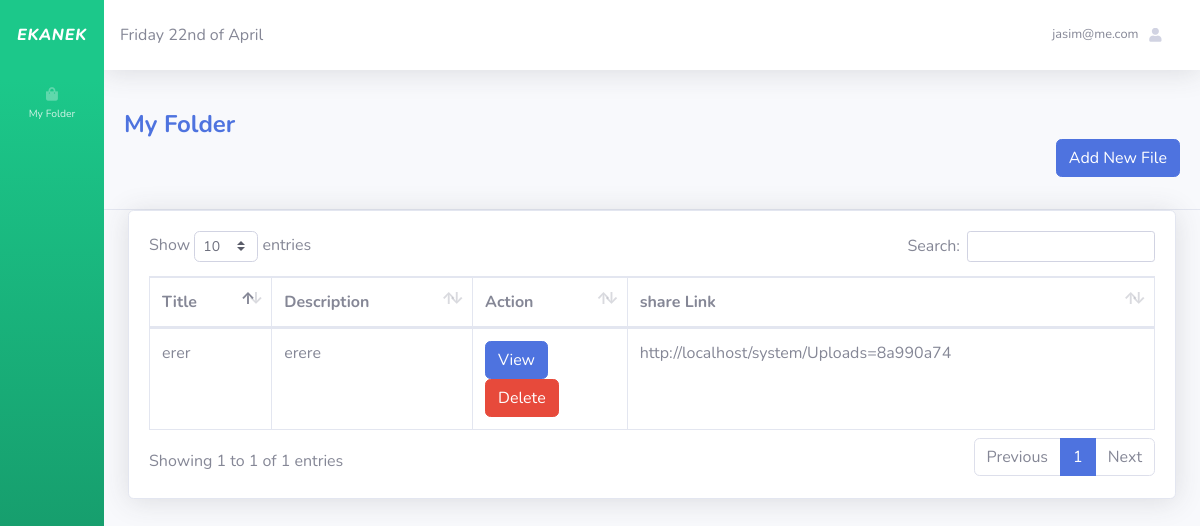
Before: /index.php (signed in) with the older database file.
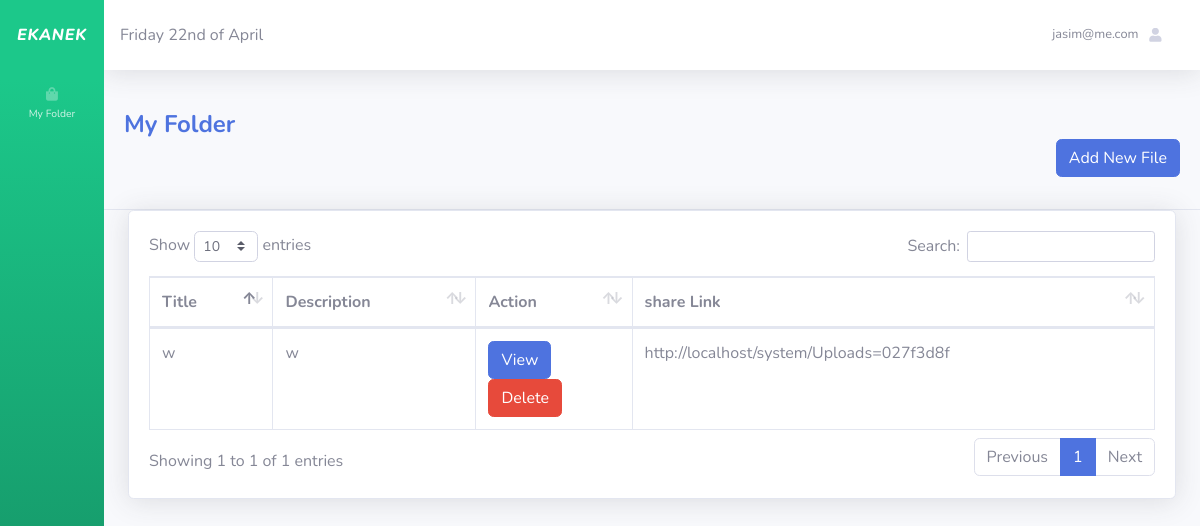
After: the same page with the newer database file.
### tables this page shows
CREATE TABLE `files` (
  `id` int(11) NOT NULL,
  `title` varchar(225) NOT NULL,
  `description` varchar(225) NOT NULL,
  `filename` varchar(225) NOT NULL,
  `created_by` varchar(225) NOT NULL
);

### index.php (the view, shortened to what this page needs)
<?php
include('security.php');
  include_once('includes/header.php');
  include_once('includes/navbar.php');
?>
 <div class="card-header py-3">
<h4 class="m-0 font-weight-bold text-primary">My Folder</h4>
    <h6 class="m-0 font-weight-bold text-primary">
           <p align="right"> <button  type="button" class="btn btn-primary" data-toggle="modal" data-target="#addfile">
              Add New File
            </button> </p>
    </h6>
  </div>
<div class="container-fluid">
<div class="card shadow mb-4">
  <div class="card-body">
    <div class="table-responsive">
      <?php
      $username = $_SESSION['username'];
      $query = "SELECT * FROM files where created_by = '$username'";
      $query_run = mysqli_query($connection, $query);
      ?>
      <table class="table table-bordered" id="dataTable" width="100%" cellspacing="0">
        <thead>
          <tr>
          <th> Title </th>
            <th> Description   </th>
            <th>Action</th>
            <th>share Link</th>
          </tr>
        </thead>
        <tbody>
        <?php
        if(mysqli_num_rows($query_run) > 0)
        {
          while($row = mysqli_fetch_assoc($query_run))
          {
           ?>
          <tr>
            <td> <?php echo $row['title'];  ?> </td>
            <td> <?php echo $row['description'];  ?> </td>
            <td><a class="btn btn-primary" href="Uploads/<?php echo $row['filename']; ?>"  target="_blank" role="button">View</a>
            <form action="code.php" method="post">
                  <button type="submit" name="deletefile_btn" class="btn btn-danger"> Delete</button>
                </form>
            </td>
              <?php
                $base_url = "http://localhost/system/Uploads";
                $url=$base_url . $row['filename'];
                $short_url=substr(md5($url.mt_rand()),0,8);
              ?>
            <td> <?php echo $base_url."=". $short_url; ?>
                 </td>
          </tr>
          <?php
          }
        }
        else {
          echo "No Record Found";
        }
        ?>
        </tbody>
      </table>
    </div>
  </div>
</div>
</div>
<?php
include('includes/scripts.php');
?>

### includes/header.php (shortened to what this page needs)
<!DOCTYPE html>
<html lang="en">
<head>
  <link href="vendor/fontawesome-free/css/all.min.css" rel="stylesheet" type="text/css">
  <link href="css/sb-admin-2.min.css" rel="stylesheet">
</head>
<body id="page-top">
  <div id="wrapper">

### includes/navbar.php (shortened to what this page needs)
 <ul class="navbar-nav bg-gradient-success toggled sidebar sidebar-dark accordion" id="accordionSidebar">
<a class="sidebar-brand d-flex align-items-center justify-content-center" href="">
  <div >
    <i >EkAnek </i>
  </div>
</a>
<li class="nav-item">
  <a class="nav-link" href="index.php">
  <i class="fas fa-shopping-bag"></i>
                    <span>My Folder</span></a>
</li>
</ul>
    <div id="content-wrapper" class="d-flex flex-column">
      <div id="content">
        <nav class="navbar navbar-expand navbar-light bg-white topbar mb-4 static-top shadow">
            <?php  echo date("l jS \of F ") . "<br>";
                  ?>
          <ul class="navbar-nav ml-auto">
            <li class="nav-item dropdown no-arrow d-sm-none">
              <div class="dropdown-menu dropdown-menu-right p-3 shadow animated--grow-in" aria-labelledby="searchDropdown">
            <li class="nav-item dropdown no-arrow">
              <a class="nav-link dropdown-toggle" href="#" id="userDropdown" role="button" data-toggle="dropdown" aria-haspopup="true" aria-expanded="false">
                <span class="mr-2 d-none d-lg-inline text-gray-600 small">
               <?php echo $_SESSION['username'];?>
                </span >
                 <img class="fas fa-user fa-sm fa-fw mr-2 text-gray-400" src="">
              </a>
            </li>
          </ul>
        </nav>

### includes/scripts.php (shortened to what this page needs)
<link href="vendor/datatables/dataTables.bootstrap4.min.css" rel="stylesheet">

Changed rows visible on the page:
removed files: title "erer", description "erere", base_url "http://localhost/system/Uploads", filename "8a990a74"
added files: title "w", description "w", base_url "http://localhost/system/Uploads", filename "027f3d8f"
